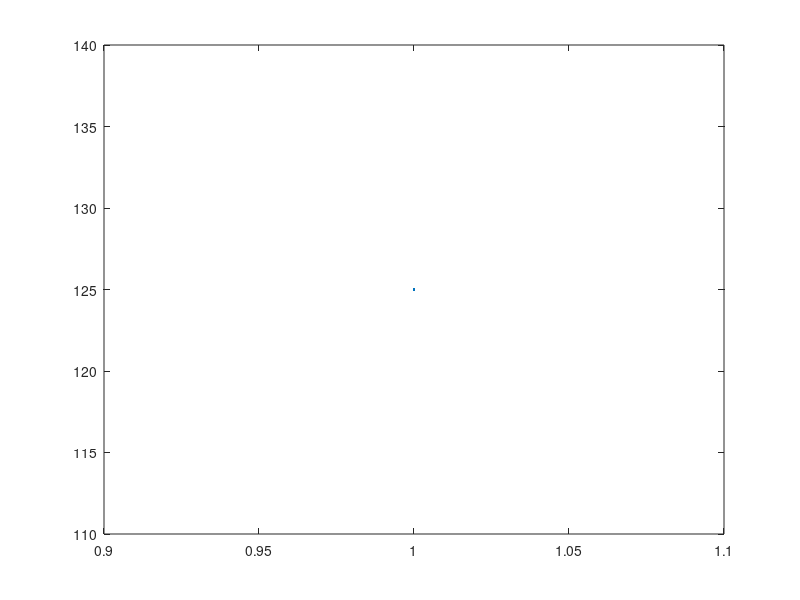

This chart was generated by the following MATLAB code:
%% To find the maximum torque per rotor volume TRV %%
dmin=input('enter the minimum value of bore diameter:');
dmax=input('enter the maximum value of bore diameter:');
lmin=input('enter the minimum value of stack length:');
lmax=input('enter the maximum value of stack length:');
i=1;
for(L=lmin:1:lmax)
    for(D=dmin:1:dmax)
        vol(i)=D*D*L;
    end
    i=i+1;
end
    
plot(vol);